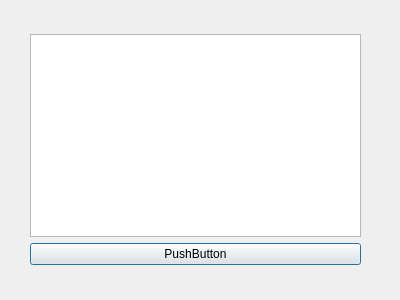
<?xml version="1.0" encoding="UTF-8"?>
<ui version="4.0">
 <class>Course3</class>
 <widget class="QDialog" name="Course3">
  <property name="geometry">
   <rect>
    <x>0</x>
    <y>0</y>
    <width>400</width>
    <height>300</height>
   </rect>
  </property>
  <property name="windowTitle">
   <string>Dialog</string>
  </property>
  <widget class="QWidget" name="">
   <property name="geometry">
    <rect>
     <x>30</x>
     <y>34</y>
     <width>331</width>
     <height>231</height>
    </rect>
   </property>
   <layout class="QVBoxLayout" name="verticalLayout">
    <item>
     <widget class="QTextBrowser" name="textBrowser_grade3"/>
    </item>
    <item>
     <widget class="QPushButton" name="pushButton_course3">
      <property name="text">
       <string>PushButton</string>
      </property>
     </widget>
    </item>
   </layout>
  </widget>
 </widget>
 <resources/>
 <connections/>
</ui>
